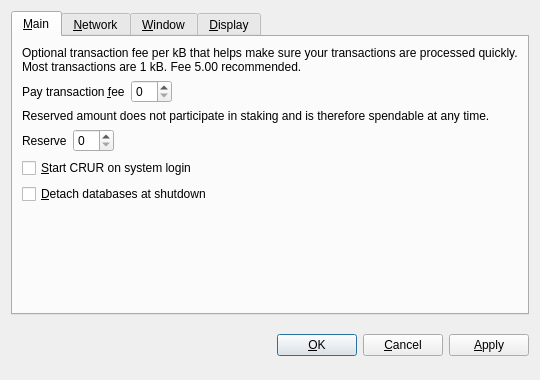
<?xml version="1.0" encoding="UTF-8"?>
<ui version="4.0">
 <class>OptionsDialog</class>
 <widget class="QDialog" name="OptionsDialog">
  <property name="geometry">
   <rect>
    <x>0</x>
    <y>0</y>
    <width>540</width>
    <height>380</height>
   </rect>
  </property>
  <property name="windowTitle">
   <string>Options</string>
  </property>
  <property name="modal">
   <bool>true</bool>
  </property>
  <layout class="QVBoxLayout" name="verticalLayout">
   <item>
    <widget class="QTabWidget" name="tabWidget">
     <property name="tabPosition">
      <enum>QTabWidget::North</enum>
     </property>
     <property name="currentIndex">
      <number>0</number>
     </property>
     <widget class="QWidget" name="tabMain">
      <attribute name="title">
       <string>&amp;Main</string>
      </attribute>
      <layout class="QVBoxLayout" name="verticalLayout_Main">
       <item>
        <widget class="QLabel" name="transactionFeeInfoLabel">
         <property name="text">
          <string>Optional transaction fee per kB that helps make sure your transactions are processed quickly. Most transactions are 1 kB. Fee 5.00 recommended.</string>
         </property>
         <property name="textFormat">
          <enum>Qt::PlainText</enum>
         </property>
         <property name="wordWrap">
          <bool>true</bool>
         </property>
        </widget>
       </item>
       <item>
        <layout class="QHBoxLayout" name="horizontalLayoutFee">
         <item>
          <widget class="QLabel" name="transactionFeeLabel">
           <property name="text">
            <string>Pay transaction &amp;fee</string>
           </property>
           <property name="textFormat">
            <enum>Qt::PlainText</enum>
           </property>
           <property name="buddy">
            <cstring>transactionFee</cstring>
           </property>
          </widget>
         </item>
         <item>
          <widget class="BitcoinAmountField" name="transactionFee"/>
         </item>
         <item>
          <spacer name="horizontalSpacerFee">
           <property name="orientation">
            <enum>Qt::Horizontal</enum>
           </property>
           <property name="sizeHint" stdset="0">
            <size>
             <width>40</width>
             <height>20</height>
            </size>
           </property>
          </spacer>
         </item>
        </layout>
       </item>
       <item>
        <widget class="QLabel" name="reserveBalanceInfoLabel">
         <property name="text">
          <string>Reserved amount does not participate in staking and is therefore spendable at any time.</string>
         </property>
         <property name="textFormat">
          <enum>Qt::PlainText</enum>
         </property>
         <property name="wordWrap">
          <bool>true</bool>
         </property>
        </widget>
       </item>
       <item>
        <layout class="QHBoxLayout" name="horizontalLayoutReserveBalance">
         <item>
          <widget class="QLabel" name="reserveBalanceLabel">
           <property name="text">
            <string>Reserve</string>
           </property>
           <property name="textFormat">
            <enum>Qt::PlainText</enum>
           </property>
           <property name="buddy">
            <cstring>reserveBalance</cstring>
           </property>
          </widget>
         </item>
         <item>
          <widget class="BitcoinAmountField" name="reserveBalance"/>
         </item>
         <item>
          <spacer name="horizontalSpacerReserveBalance">
           <property name="orientation">
            <enum>Qt::Horizontal</enum>
           </property>
           <property name="sizeHint" stdset="0">
            <size>
             <width>40</width>
             <height>20</height>
            </size>
           </property>
          </spacer>
         </item>
        </layout>
       </item>
       <item>
        <widget class="QCheckBox" name="bitcoinAtStartup">
         <property name="toolTip">
          <string>Automatically start CRUR after logging in to the system.</string>
         </property>
         <property name="text">
          <string>&amp;Start CRUR on system login</string>
         </property>
        </widget>
       </item>
       <item>
        <widget class="QCheckBox" name="detachDatabases">
         <property name="toolTip">
          <string>Detach block and address databases at shutdown. This means they can be moved to another data directory, but it slows down shutdown. The wallet is always detached.</string>
         </property>
         <property name="text">
          <string>&amp;Detach databases at shutdown</string>
         </property>
        </widget>
       </item>
       <item>
        <spacer name="verticalSpacer_Main">
         <property name="orientation">
          <enum>Qt::Vertical</enum>
         </property>
         <property name="sizeHint" stdset="0">
          <size>
           <width>20</width>
           <height>40</height>
          </size>
         </property>
        </spacer>
       </item>
      </layout>
     </widget>
     <widget class="QWidget" name="tabNetwork">
      <attribute name="title">
       <string>&amp;Network</string>
      </attribute>
      <layout class="QVBoxLayout" name="verticalLayout_Network">
       <item>
        <widget class="QCheckBox" name="mapPortUpnp">
         <property name="toolTip">
          <string>Automatically open the CRUR client port on the router. This only works when your router supports UPnP and it is enabled.</string>
         </property>
         <property name="text">
          <string>Map port using &amp;UPnP</string>
         </property>
        </widget>
       </item>
       <item>
        <widget class="QCheckBox" name="connectSocks">
         <property name="toolTip">
          <string>Connect to the CRUR network through a SOCKS proxy (e.g. when connecting through Tor).</string>
         </property>
         <property name="text">
          <string>&amp;Connect through SOCKS proxy:</string>
         </property>
        </widget>
       </item>
       <item>
        <layout class="QHBoxLayout" name="horizontalLayout_Network">
         <item>
          <widget class="QLabel" name="proxyIpLabel">
           <property name="text">
            <string>Proxy &amp;IP:</string>
           </property>
           <property name="textFormat">
            <enum>Qt::PlainText</enum>
           </property>
           <property name="buddy">
            <cstring>proxyIp</cstring>
           </property>
          </widget>
         </item>
         <item>
          <widget class="QValidatedLineEdit" name="proxyIp">
           <property name="maximumSize">
            <size>
             <width>140</width>
             <height>16777215</height>
            </size>
           </property>
           <property name="toolTip">
            <string>IP address of the proxy (e.g. 127.0.0.1)</string>
           </property>
          </widget>
         </item>
         <item>
          <widget class="QLabel" name="proxyPortLabel">
           <property name="text">
            <string>&amp;Port:</string>
           </property>
           <property name="textFormat">
            <enum>Qt::PlainText</enum>
           </property>
           <property name="buddy">
            <cstring>proxyPort</cstring>
           </property>
          </widget>
         </item>
         <item>
          <widget class="QLineEdit" name="proxyPort">
           <property name="maximumSize">
            <size>
             <width>55</width>
             <height>16777215</height>
            </size>
           </property>
           <property name="toolTip">
            <string>Port of the proxy (e.g. 9050)</string>
           </property>
          </widget>
         </item>
         <item>
          <widget class="QLabel" name="socksVersionLabel">
           <property name="text">
            <string>SOCKS &amp;Version:</string>
           </property>
           <property name="textFormat">
            <enum>Qt::PlainText</enum>
           </property>
           <property name="buddy">
            <cstring>socksVersion</cstring>
           </property>
          </widget>
         </item>
         <item>
          <widget class="QValueComboBox" name="socksVersion">
           <property name="toolTip">
            <string>SOCKS version of the proxy (e.g. 5)</string>
           </property>
          </widget>
         </item>
         <item>
          <spacer name="horizontalSpacer_Network">
           <property name="orientation">
            <enum>Qt::Horizontal</enum>
           </property>
           <property name="sizeHint" stdset="0">
            <size>
             <width>40</width>
             <height>20</height>
            </size>
           </property>
          </spacer>
         </item>
        </layout>
       </item>
       <item>
        <spacer name="verticalSpacer_Network">
         <property name="orientation">
          <enum>Qt::Vertical</enum>
         </property>
         <property name="sizeHint" stdset="0">
          <size>
           <width>20</width>
           <height>40</height>
          </size>
         </property>
        </spacer>
       </item>
      </layout>
     </widget>
     <widget class="QWidget" name="tabWindow">
      <attribute name="title">
       <string>&amp;Window</string>
      </attribute>
      <layout class="QVBoxLayout" name="verticalLayout_Window">
       <item>
        <widget class="QCheckBox" name="minimizeToTray">
         <property name="toolTip">
          <string>Show only a tray icon after minimizing the window.</string>
         </property>
         <property name="text">
          <string>&amp;Minimize to the tray instead of the taskbar</string>
         </property>
        </widget>
       </item>
       <item>
        <widget class="QCheckBox" name="minimizeOnClose">
         <property name="toolTip">
          <string>Minimize instead of exit the application when the window is closed. When this option is enabled, the application will be closed only after selecting Quit in the menu.</string>
         </property>
         <property name="text">
          <string>M&amp;inimize on close</string>
         </property>
        </widget>
       </item>
       <item>
        <spacer name="verticalSpacer_Window">
         <property name="orientation">
          <enum>Qt::Vertical</enum>
         </property>
         <property name="sizeHint" stdset="0">
          <size>
           <width>20</width>
           <height>40</height>
          </size>
         </property>
        </spacer>
       </item>
      </layout>
     </widget>
     <widget class="QWidget" name="tabDisplay">
      <attribute name="title">
       <string>&amp;Display</string>
      </attribute>
      <layout class="QVBoxLayout" name="verticalLayout_Display">
       <item>
        <layout class="QHBoxLayout" name="horizontalLayout_1_Display">
         <item>
          <widget class="QLabel" name="langLabel">
           <property name="text">
            <string>User Interface &amp;language:</string>
           </property>
           <property name="textFormat">
            <enum>Qt::PlainText</enum>
           </property>
           <property name="buddy">
            <cstring>lang</cstring>
           </property>
          </widget>
         </item>
         <item>
          <widget class="QValueComboBox" name="lang">
           <property name="toolTip">
            <string>The user interface language can be set here. This setting will take effect after restarting CRUR.</string>
           </property>
          </widget>
         </item>
        </layout>
       </item>
       <item>
        <layout class="QHBoxLayout" name="horizontalLayout_2_Display">
         <item>
          <widget class="QLabel" name="unitLabel">
           <property name="text">
            <string>&amp;Unit to show amounts in:</string>
           </property>
           <property name="textFormat">
            <enum>Qt::PlainText</enum>
           </property>
           <property name="buddy">
            <cstring>unit</cstring>
           </property>
          </widget>
         </item>
         <item>
          <widget class="QValueComboBox" name="unit">
           <property name="toolTip">
            <string>Choose the default subdivision unit to show in the interface and when sending coins.</string>
           </property>
          </widget>
         </item>
        </layout>
       </item>
       <item>
        <widget class="QCheckBox" name="displayAddresses">
         <property name="toolTip">
          <string>Whether to show CRUR addresses in the transaction list or not.</string>
         </property>
         <property name="text">
          <string>&amp;Display addresses in transaction list</string>
         </property>
        </widget>
       </item>
       <item>
        <widget class="QCheckBox" name="coinControlFeatures">
         <property name="toolTip">
          <string>Whether to show coin control features or not.</string>
         </property>
         <property name="text">
          <string>Display coin &amp;control features (experts only!)</string>
         </property>
        </widget>
       </item>
       <item>
        <spacer name="verticalSpacer_Display">
         <property name="orientation">
          <enum>Qt::Vertical</enum>
         </property>
         <property name="sizeHint" stdset="0">
          <size>
           <width>20</width>
           <height>40</height>
          </size>
         </property>
        </spacer>
       </item>
      </layout>
     </widget>
    </widget>
   </item>
   <item>
    <layout class="QHBoxLayout" name="horizontalLayout_Buttons">
     <item>
      <spacer name="horizontalSpacer_1">
       <property name="orientation">
        <enum>Qt::Horizontal</enum>
       </property>
       <property name="sizeHint" stdset="0">
        <size>
         <width>40</width>
         <height>48</height>
        </size>
       </property>
      </spacer>
     </item>
     <item>
      <widget class="QLabel" name="statusLabel">
       <property name="font">
        <font>
         <weight>75</weight>
         <bold>true</bold>
        </font>
       </property>
       <property name="text">
        <string/>
       </property>
       <property name="textFormat">
        <enum>Qt::PlainText</enum>
       </property>
       <property name="wordWrap">
        <bool>true</bool>
       </property>
      </widget>
     </item>
     <item>
      <spacer name="horizontalSpacer_2">
       <property name="orientation">
        <enum>Qt::Horizontal</enum>
       </property>
       <property name="sizeHint" stdset="0">
        <size>
         <width>40</width>
         <height>48</height>
        </size>
       </property>
      </spacer>
     </item>
     <item>
      <widget class="QPushButton" name="okButton">
       <property name="text">
        <string>&amp;OK</string>
       </property>
      </widget>
     </item>
     <item>
      <widget class="QPushButton" name="cancelButton">
       <property name="text">
        <string>&amp;Cancel</string>
       </property>
       <property name="autoDefault">
        <bool>false</bool>
       </property>
      </widget>
     </item>
     <item>
      <widget class="QPushButton" name="applyButton">
       <property name="text">
        <string>&amp;Apply</string>
       </property>
       <property name="autoDefault">
        <bool>false</bool>
       </property>
      </widget>
     </item>
    </layout>
   </item>
  </layout>
 </widget>
 <customwidgets>
  <customwidget>
   <class>BitcoinAmountField</class>
   <extends>QSpinBox</extends>
   <header>bitcoinamountfield.h</header>
  </customwidget>
  <customwidget>
   <class>QValueComboBox</class>
   <extends>QComboBox</extends>
   <header>qvaluecombobox.h</header>
  </customwidget>
  <customwidget>
   <class>QValidatedLineEdit</class>
   <extends>QLineEdit</extends>
   <header>qvalidatedlineedit.h</header>
  </customwidget>
 </customwidgets>
 <resources/>
 <connections/>
</ui>
